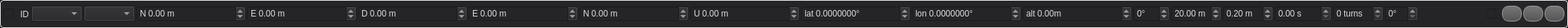
<?xml version="1.0" encoding="UTF-8"?>
<ui version="4.0">
 <class>WaypointView</class>
 <widget class="QWidget" name="WaypointView">
  <property name="geometry">
   <rect>
    <x>0</x>
    <y>0</y>
    <width>2208</width>
    <height>39</height>
   </rect>
  </property>
  <property name="sizePolicy">
   <sizepolicy hsizetype="Expanding" vsizetype="Fixed">
    <horstretch>0</horstretch>
    <verstretch>0</verstretch>
   </sizepolicy>
  </property>
  <property name="minimumSize">
   <size>
    <width>200</width>
    <height>0</height>
   </size>
  </property>
  <property name="windowTitle">
   <string>Form</string>
  </property>
  <property name="styleSheet">
   <string notr="true">QWidget#colorIcon {}

QWidget {
background-color: #252528;
color: #DDDDDF;
border-color: #CCCCCF;
}

QCheckBox {
background-color: #252528;
color: #454545;
}

QGroupBox {
	border: 1px solid #EEEEEE;
	border-radius: 5px;
	padding: 0px 0px 0px 0px;
margin-top: 1ex; /* leave space at the top for the title */
	margin: 0px;
}

 QGroupBox::title {
     subcontrol-origin: margin;
     subcontrol-position: top center; /* position at the top center */
     margin: 0 3px 0px 3px;
     padding: 0 3px 0px 0px;
     font: bold 8px;
 }

 QDockWidget {
	font: bold;
    border: 1px solid #32345E;
}

QPushButton {
	font-weight: bold;
	font-size: 12px;
	border: 1px solid #999999;
	border-radius: 10px;
	min-width:22px;
	max-width: 36px;
	min-height: 16px;
	max-height: 16px;
	padding: 2px;
	background-color: qlineargradient(x1: 0, y1: 0, x2: 0, y2: 1, stop: 0 #777777, stop: 1 #555555);
}

QPushButton:pressed {
	background-color: qlineargradient(x1: 0, y1: 0, x2: 0, y2: 1, stop: 0 #444444, stop: 1 #555555);
}
</string>
  </property>
  <layout class="QGridLayout" name="gridLayout">
   <property name="margin">
    <number>0</number>
   </property>
   <property name="spacing">
    <number>0</number>
   </property>
   <item row="0" column="0">
    <widget class="QGroupBox" name="groupBox">
     <property name="sizePolicy">
      <sizepolicy hsizetype="Expanding" vsizetype="Preferred">
       <horstretch>0</horstretch>
       <verstretch>0</verstretch>
      </sizepolicy>
     </property>
     <property name="title">
      <string/>
     </property>
     <layout class="QHBoxLayout" name="horizontalLayout" stretch="5,5,5,5,50,50,50,50,50,50,50,50,50,5,20,20,5,10,10,10,20,5,5,5,5">
      <property name="spacing">
       <number>2</number>
      </property>
      <property name="margin">
       <number>4</number>
      </property>
      <item>
       <widget class="QCheckBox" name="selectedBox">
        <property name="focusPolicy">
         <enum>Qt::TabFocus</enum>
        </property>
        <property name="toolTip">
         <string>Currently selected waypoint</string>
        </property>
        <property name="statusTip">
         <string>Currently selected waypoint</string>
        </property>
        <property name="text">
         <string/>
        </property>
        <property name="iconSize">
         <size>
          <width>16</width>
          <height>16</height>
         </size>
        </property>
       </widget>
      </item>
      <item>
       <widget class="QLabel" name="idLabel">
        <property name="minimumSize">
         <size>
          <width>15</width>
          <height>0</height>
         </size>
        </property>
        <property name="toolTip">
         <string>Waypoint Sequence Number</string>
        </property>
        <property name="text">
         <string>ID</string>
        </property>
        <property name="alignment">
         <set>Qt::AlignCenter</set>
        </property>
       </widget>
      </item>
      <item>
       <widget class="QComboBox" name="comboBox_action">
        <property name="sizePolicy">
         <sizepolicy hsizetype="Expanding" vsizetype="Fixed">
          <horstretch>0</horstretch>
          <verstretch>0</verstretch>
         </sizepolicy>
        </property>
        <property name="toolTip">
         <string>Action at Waypoint</string>
        </property>
        <property name="statusTip">
         <string>Action at Waypoint</string>
        </property>
        <property name="sizeAdjustPolicy">
         <enum>QComboBox::AdjustToContentsOnFirstShow</enum>
        </property>
       </widget>
      </item>
      <item>
       <widget class="QComboBox" name="comboBox_frame">
        <property name="sizePolicy">
         <sizepolicy hsizetype="Expanding" vsizetype="Fixed">
          <horstretch>0</horstretch>
          <verstretch>0</verstretch>
         </sizepolicy>
        </property>
        <property name="toolTip">
         <string>Coordinate frame</string>
        </property>
        <property name="statusTip">
         <string>Coordinate frame</string>
        </property>
        <property name="sizeAdjustPolicy">
         <enum>QComboBox::AdjustToContentsOnFirstShow</enum>
        </property>
       </widget>
      </item>
      <item>
       <widget class="QDoubleSpinBox" name="posNSpinBox">
        <property name="sizePolicy">
         <sizepolicy hsizetype="Expanding" vsizetype="Fixed">
          <horstretch>0</horstretch>
          <verstretch>0</verstretch>
         </sizepolicy>
        </property>
        <property name="focusPolicy">
         <enum>Qt::WheelFocus</enum>
        </property>
        <property name="toolTip">
         <string>Position X coordinate</string>
        </property>
        <property name="statusTip">
         <string>Position X corrdinate</string>
        </property>
        <property name="wrapping">
         <bool>false</bool>
        </property>
        <property name="frame">
         <bool>true</bool>
        </property>
        <property name="accelerated">
         <bool>true</bool>
        </property>
        <property name="prefix">
         <string>N </string>
        </property>
        <property name="suffix">
         <string> m</string>
        </property>
        <property name="minimum">
         <double>-99999.000000000000000</double>
        </property>
        <property name="maximum">
         <double>99999.000000000000000</double>
        </property>
        <property name="singleStep">
         <double>0.200000000000000</double>
        </property>
       </widget>
      </item>
      <item>
       <widget class="QDoubleSpinBox" name="posESpinBox">
        <property name="sizePolicy">
         <sizepolicy hsizetype="Expanding" vsizetype="Fixed">
          <horstretch>0</horstretch>
          <verstretch>0</verstretch>
         </sizepolicy>
        </property>
        <property name="focusPolicy">
         <enum>Qt::WheelFocus</enum>
        </property>
        <property name="toolTip">
         <string>Position Y/Longitude coordinate</string>
        </property>
        <property name="statusTip">
         <string>Position Y/Longitude coordinate</string>
        </property>
        <property name="prefix">
         <string>E </string>
        </property>
        <property name="suffix">
         <string> m</string>
        </property>
        <property name="minimum">
         <double>-99999.000000000000000</double>
        </property>
        <property name="maximum">
         <double>99999.000000000000000</double>
        </property>
        <property name="singleStep">
         <double>0.200000000000000</double>
        </property>
        <property name="value">
         <double>0.000000000000000</double>
        </property>
       </widget>
      </item>
      <item>
       <widget class="QDoubleSpinBox" name="posDSpinBox">
        <property name="sizePolicy">
         <sizepolicy hsizetype="Expanding" vsizetype="Fixed">
          <horstretch>0</horstretch>
          <verstretch>0</verstretch>
         </sizepolicy>
        </property>
        <property name="focusPolicy">
         <enum>Qt::WheelFocus</enum>
        </property>
        <property name="toolTip">
         <string>Position Z coordinate (local frame, negative)</string>
        </property>
        <property name="statusTip">
         <string/>
        </property>
        <property name="prefix">
         <string>D </string>
        </property>
        <property name="suffix">
         <string> m</string>
        </property>
        <property name="minimum">
         <double>-99999.000000000000000</double>
        </property>
        <property name="maximum">
         <double>99999.000000000000000</double>
        </property>
        <property name="singleStep">
         <double>0.200000000000000</double>
        </property>
       </widget>
      </item>
      <item>
       <widget class="QDoubleSpinBox" name="enuPosESpinBox">
        <property name="prefix">
         <string>E </string>
        </property>
        <property name="suffix">
         <string> m</string>
        </property>
        <property name="minimum">
         <double>-99999.000000000000000</double>
        </property>
        <property name="maximum">
         <double>99999.000000000000000</double>
        </property>
        <property name="singleStep">
         <double>0.200000000000000</double>
        </property>
       </widget>
      </item>
      <item>
       <widget class="QDoubleSpinBox" name="enuPosNSpinBox">
        <property name="prefix">
         <string>N </string>
        </property>
        <property name="suffix">
         <string> m</string>
        </property>
        <property name="minimum">
         <double>-99999.000000000000000</double>
        </property>
        <property name="maximum">
         <double>99999.000000000000000</double>
        </property>
        <property name="singleStep">
         <double>0.200000000000000</double>
        </property>
       </widget>
      </item>
      <item>
       <widget class="QDoubleSpinBox" name="enuPosUSpinBox">
        <property name="prefix">
         <string>U </string>
        </property>
        <property name="suffix">
         <string> m</string>
        </property>
        <property name="minimum">
         <double>-99999.000000000000000</double>
        </property>
        <property name="maximum">
         <double>99999.000000000000000</double>
        </property>
        <property name="singleStep">
         <double>0.200000000000000</double>
        </property>
       </widget>
      </item>
      <item>
       <widget class="QDoubleSpinBox" name="latSpinBox">
        <property name="sizePolicy">
         <sizepolicy hsizetype="Expanding" vsizetype="Fixed">
          <horstretch>0</horstretch>
          <verstretch>0</verstretch>
         </sizepolicy>
        </property>
        <property name="focusPolicy">
         <enum>Qt::WheelFocus</enum>
        </property>
        <property name="toolTip">
         <string>Latitude in degrees</string>
        </property>
        <property name="statusTip">
         <string>Latitude in degrees</string>
        </property>
        <property name="prefix">
         <string>lat </string>
        </property>
        <property name="suffix">
         <string>°</string>
        </property>
        <property name="decimals">
         <number>7</number>
        </property>
        <property name="minimum">
         <double>-90.000000000000000</double>
        </property>
        <property name="maximum">
         <double>90.000000000000000</double>
        </property>
        <property name="singleStep">
         <double>0.000010000000000</double>
        </property>
       </widget>
      </item>
      <item>
       <widget class="QDoubleSpinBox" name="lonSpinBox">
        <property name="sizePolicy">
         <sizepolicy hsizetype="Expanding" vsizetype="Fixed">
          <horstretch>0</horstretch>
          <verstretch>0</verstretch>
         </sizepolicy>
        </property>
        <property name="focusPolicy">
         <enum>Qt::WheelFocus</enum>
        </property>
        <property name="toolTip">
         <string>Longitude in degrees</string>
        </property>
        <property name="statusTip">
         <string>Longitude in degrees</string>
        </property>
        <property name="prefix">
         <string>lon </string>
        </property>
        <property name="suffix">
         <string>°</string>
        </property>
        <property name="decimals">
         <number>7</number>
        </property>
        <property name="minimum">
         <double>-180.000000000000000</double>
        </property>
        <property name="maximum">
         <double>180.000000000000000</double>
        </property>
        <property name="singleStep">
         <double>0.000010000000000</double>
        </property>
       </widget>
      </item>
      <item>
       <widget class="QDoubleSpinBox" name="altSpinBox">
        <property name="sizePolicy">
         <sizepolicy hsizetype="Expanding" vsizetype="Fixed">
          <horstretch>0</horstretch>
          <verstretch>0</verstretch>
         </sizepolicy>
        </property>
        <property name="toolTip">
         <string>Altitude in meters</string>
        </property>
        <property name="statusTip">
         <string>Altitude in meters</string>
        </property>
        <property name="prefix">
         <string>alt </string>
        </property>
        <property name="suffix">
         <string>m</string>
        </property>
        <property name="decimals">
         <number>2</number>
        </property>
        <property name="minimum">
         <double>-100000.000000000000000</double>
        </property>
        <property name="maximum">
         <double>100000.000000000000000</double>
        </property>
       </widget>
      </item>
      <item>
       <widget class="QSpinBox" name="yawSpinBox">
        <property name="sizePolicy">
         <sizepolicy hsizetype="Expanding" vsizetype="Fixed">
          <horstretch>0</horstretch>
          <verstretch>0</verstretch>
         </sizepolicy>
        </property>
        <property name="focusPolicy">
         <enum>Qt::StrongFocus</enum>
        </property>
        <property name="toolTip">
         <string>Rotary wing only: Desired yaw angle at waypoint</string>
        </property>
        <property name="statusTip">
         <string>Rotary wing only: Desired yaw angle at waypoint</string>
        </property>
        <property name="wrapping">
         <bool>true</bool>
        </property>
        <property name="suffix">
         <string>°</string>
        </property>
        <property name="minimum">
         <number>-180</number>
        </property>
        <property name="maximum">
         <number>180</number>
        </property>
        <property name="singleStep">
         <number>10</number>
        </property>
       </widget>
      </item>
      <item>
       <widget class="QDoubleSpinBox" name="orbitSpinBox">
        <property name="sizePolicy">
         <sizepolicy hsizetype="Expanding" vsizetype="Fixed">
          <horstretch>0</horstretch>
          <verstretch>0</verstretch>
         </sizepolicy>
        </property>
        <property name="focusPolicy">
         <enum>Qt::StrongFocus</enum>
        </property>
        <property name="toolTip">
         <string>Loiter radius</string>
        </property>
        <property name="statusTip">
         <string>Loiter radius</string>
        </property>
        <property name="suffix">
         <string> m</string>
        </property>
        <property name="minimum">
         <double>0.050000000000000</double>
        </property>
        <property name="maximum">
         <double>5000.000000000000000</double>
        </property>
        <property name="singleStep">
         <double>1.000000000000000</double>
        </property>
        <property name="value">
         <double>20.000000000000000</double>
        </property>
       </widget>
      </item>
      <item>
       <widget class="QDoubleSpinBox" name="acceptanceSpinBox">
        <property name="toolTip">
         <string>Uncertainty radius in meters
where to accept this waypoint as reached</string>
        </property>
        <property name="statusTip">
         <string>Uncertainty radius in meters where to accept this waypoint as reached</string>
        </property>
        <property name="suffix">
         <string> m</string>
        </property>
        <property name="value">
         <double>0.200000000000000</double>
        </property>
       </widget>
      </item>
      <item>
       <widget class="QDoubleSpinBox" name="holdTimeSpinBox">
        <property name="toolTip">
         <string>Rotaty wing and ground vehicles only:
Time to stay at this position before advancing</string>
        </property>
        <property name="statusTip">
         <string>Rotaty wing and ground vehicles only: Time to stay at this position before advancing</string>
        </property>
        <property name="suffix">
         <string> s</string>
        </property>
        <property name="maximum">
         <double>9999.989999999999782</double>
        </property>
       </widget>
      </item>
      <item>
       <widget class="QSpinBox" name="turnsSpinBox">
        <property name="toolTip">
         <string>Number of turns to loiter</string>
        </property>
        <property name="statusTip">
         <string>Number of turns to loiter</string>
        </property>
        <property name="suffix">
         <string> turns</string>
        </property>
        <property name="maximum">
         <number>99</number>
        </property>
       </widget>
      </item>
      <item>
       <widget class="QDoubleSpinBox" name="takeOffAngleSpinBox">
        <property name="sizePolicy">
         <sizepolicy hsizetype="Expanding" vsizetype="Fixed">
          <horstretch>0</horstretch>
          <verstretch>0</verstretch>
         </sizepolicy>
        </property>
        <property name="focusPolicy">
         <enum>Qt::StrongFocus</enum>
        </property>
        <property name="toolTip">
         <string>Take off angle</string>
        </property>
        <property name="statusTip">
         <string>Take off angle</string>
        </property>
        <property name="prefix">
         <string/>
        </property>
        <property name="suffix">
         <string>°</string>
        </property>
        <property name="decimals">
         <number>0</number>
        </property>
       </widget>
      </item>
      <item>
       <widget class="QWidget" name="customActionWidget" native="true">
        <property name="sizePolicy">
         <sizepolicy hsizetype="Expanding" vsizetype="Preferred">
          <horstretch>0</horstretch>
          <verstretch>0</verstretch>
         </sizepolicy>
        </property>
       </widget>
      </item>
      <item>
       <spacer name="removeSpacer">
        <property name="orientation">
         <enum>Qt::Horizontal</enum>
        </property>
        <property name="sizeHint" stdset="0">
         <size>
          <width>5</width>
          <height>20</height>
         </size>
        </property>
       </spacer>
      </item>
      <item>
       <widget class="QCheckBox" name="autoContinue">
        <property name="toolTip">
         <string>Automatically continue after this waypoint</string>
        </property>
        <property name="statusTip">
         <string>Automatically continue after this waypoint</string>
        </property>
        <property name="text">
         <string/>
        </property>
       </widget>
      </item>
      <item>
       <widget class="QPushButton" name="upButton">
        <property name="minimumSize">
         <size>
          <width>28</width>
          <height>22</height>
         </size>
        </property>
        <property name="focusPolicy">
         <enum>Qt::NoFocus</enum>
        </property>
        <property name="toolTip">
         <string>Move Up in List</string>
        </property>
        <property name="statusTip">
         <string>Move Up in List</string>
        </property>
        <property name="text">
         <string/>
        </property>
        <property name="icon">
         <iconset resource="../../qgroundcontrol.qrc">
          <normaloff>:/images/actions/go-up.svg</normaloff>:/images/actions/go-up.svg</iconset>
        </property>
       </widget>
      </item>
      <item>
       <widget class="QPushButton" name="downButton">
        <property name="minimumSize">
         <size>
          <width>28</width>
          <height>22</height>
         </size>
        </property>
        <property name="focusPolicy">
         <enum>Qt::NoFocus</enum>
        </property>
        <property name="toolTip">
         <string>Move Down in List</string>
        </property>
        <property name="statusTip">
         <string>Move Down in List</string>
        </property>
        <property name="text">
         <string/>
        </property>
        <property name="icon">
         <iconset resource="../../qgroundcontrol.qrc">
          <normaloff>:/images/actions/go-down.svg</normaloff>:/images/actions/go-down.svg</iconset>
        </property>
       </widget>
      </item>
      <item>
       <widget class="QPushButton" name="removeButton">
        <property name="minimumSize">
         <size>
          <width>28</width>
          <height>22</height>
         </size>
        </property>
        <property name="focusPolicy">
         <enum>Qt::NoFocus</enum>
        </property>
        <property name="toolTip">
         <string>Delete</string>
        </property>
        <property name="text">
         <string/>
        </property>
        <property name="icon">
         <iconset resource="../../qgroundcontrol.qrc">
          <normaloff>:/images/actions/list-remove.svg</normaloff>:/images/actions/list-remove.svg</iconset>
        </property>
       </widget>
      </item>
     </layout>
    </widget>
   </item>
  </layout>
 </widget>
 <resources>
  <include location="../../qgroundcontrol.qrc"/>
 </resources>
 <connections/>
</ui>
